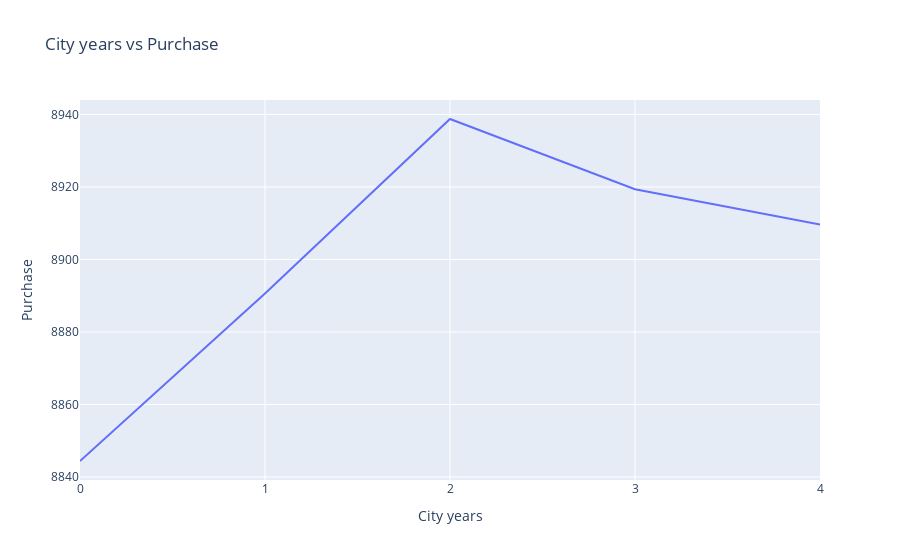

Notebook cell for this chart:
### Code cell
fig = px.line(years_df, x = 'City years', y = 'Purchase', title='City years vs Purchase')
fig.show()

### Figure 1 — Plotly figure (JSON) as saved in the notebook; plotly's stock layout.template omitted (floating-point values rounded to 4 significant figures)
{"data": [{"hovertemplate": "City years=%{x}<br>Purchase=%{y}<extra></extra>", "legendgroup": "", "line": {"color": "#636efa", "dash": "solid"}, "marker": {"symbol": "circle"}, "mode": "lines", "name": "", "orientation": "v", "showlegend": false, "type": "scatter", "x": ["0", "1", "2", "3", "4"], "xaxis": "x", "y": [8844.0, 8891.0, 8939.0, 8919.0, 8910.0], "yaxis": "y"}], "layout": {"legend": {"tracegroupgap": 0}, "title": {"text": "City years vs Purchase"}, "xaxis": {"anchor": "y", "domain": [0, 1], "title": {"text": "City years"}}, "yaxis": {"anchor": "x", "domain": [0, 1], "title": {"text": "Purchase"}}}}
